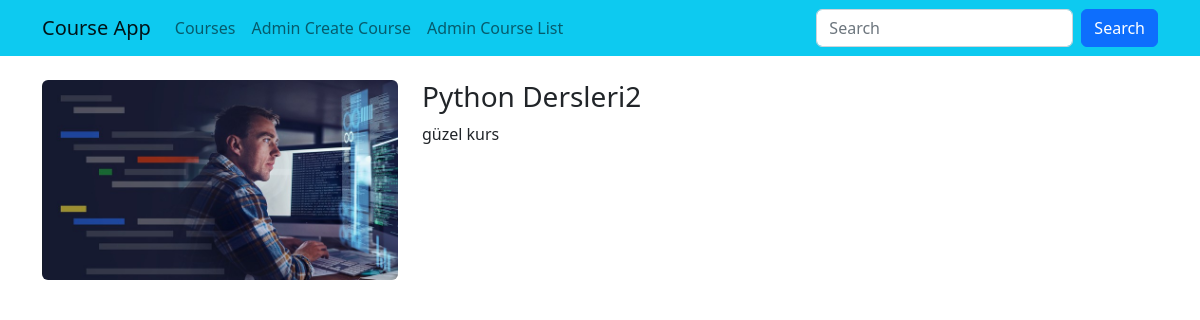
The page /courses/python-dersleri2 on the database its author committed.
### courses/models.py (models this page shows, shortened)
class Course(models.Model):
    title = models.CharField(max_length=50)
    description =models.TextField()
    image = models.ImageField(upload_to="images",default="")
    date = models.DateField(auto_now_add=True)
    isActive = models.BooleanField(default=False)
    isHome = models.BooleanField(default=False)
    slug = models.SlugField(null=False,default="",unique=True, db_index=True,blank=True,editable=False)
    categories = models.ManyToManyField(Category,related_name="kurslar",blank=True)

### courses/views.py (the view)
# urls.py: path("<slug:slug>",views.courseDetail,name="course_detail"),
def courseDetail(request,slug):
    course = get_object_or_404(Course,slug=slug)
    context = {
        "course":course,
    }
    return render(request, "courses/course_details.html",context)

### courses/templates/courses/course_details.html (shortened to what this page needs)
{% extends "layout.html" %}
{% load static %}
{% block css_files %}
    <link rel="stylesheet" href="{% static "/courses/css/style.css" %}">
{% endblock css_files %}
{% block content %}
    <div class="container">
        <div class="row mt-4">
            <div class="col-4">
                <img class="rounded img-fluid" src="{{course.image.url}}" alt="{{course.title}}">
            </div>
            <div class="col-8">
                <h1 class="h3">
                    {{course.title}}
                </h1>
                <p>
                    {{course.description}}
                </p>
            </div>
        </div>
    </div>
{% endblock content %}

### rows shown on the page
Course: image (picture), title "Python Dersleri2", description "güzel kurs"
